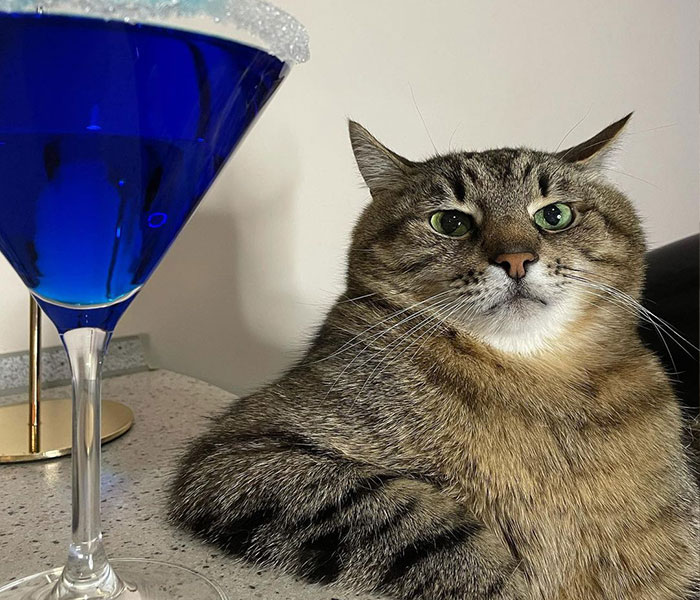
#> input picture gatinho.jpg, 700 x 600 px
$ jupyter execute mainEsteganografia.ipynb   (shell and % lines are left out)
#> lines starting #> are read from the running program, lines starting #| are printed output that depends on the picture
<a href="https://colab.research.google.com/github/Luisaarf/EsteganografiaPython/blob/main/mainEsteganografia.ipynb" target="_parent"></a>

Aluna: Luísa Rodrigues Foppa
31/05/2022

O objetivo do trabalho da M2.2 é trabalhar com esteganografia em imagens. Dada uma imagem, devem ser implementados os algoritmos para esconder uma mensagem e para ler uma mensagem escondida.

Essa mensagem deve ser escondida no último bit da cor vermelha (não precisa trabalhar com binários, somente com valores pares e ímpares) e deve ser retirada uma mensagem de lá.

Precisam ser criadas duas funções: uma que crie uma lista de inteiros (com valores de 0 ou 1) composta pelos últimos dígitos da cor vermelha da imagem; a outra função dever receber uma lista de inteiros como parâmetro e alterar o último bit da cor vermelha da imagem para cada elemento. Lembre-se que a lista não vai ser grande o suficiente para toda a imagem, então altere a imagem só até a mensagem terminar.

Não precisam se preocupar com a conversão da mensagem de texto para a lista de bits e nem o contrário, abaixo já existem essas duas funções prontas: `gerar_mensagem()` recebe uma string por parâmetro e gera uma lista de inteiros e `converter_mensagem()` recebe uma lista de inteiros e gera uma mensagem.

**O trabalho deve utilizar essas duas funções, para o trabalho feito sem elas será atribuída nota 0.**

[cell 1]
#conectar ao drive
from google.colab import drive
drive.mount('/content/drive')

[cell 2]
%cd /content/drive/MyDrive/Github/

[cell 3]
username = "Luisaarf"
git_token = "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"
repository = "EsteganografiaPython"

[cell 4]
#importando as bibliotecas
import numpy as np
import cv2
from google.colab.patches import cv2_imshow

[cell 5]
#escondendo a mensagem
def bitfield(n):
    return [int(digit) for digit in bin(n)[2:]]

def gerar_mensagem(mensagem):
    lista = []
    for m in mensagem:
        val = ord(m)
        bits = bitfield(val)

        if len(bits) < 8:
            for a in range(8-len(bits)):
                bits.insert(0,0)
        lista.append(bits)
    arr = np.array(lista)
    arr = arr.flatten()
    return arr


def converter_mensagem(saida):
    bits = np.array(saida)
    mensagem_out = ''
    bits = bits.reshape((int(len(saida)/8), 8))
    for b in bits:
        sum = 0
        for i in range(8):
            sum += b[i]*(2**(7-i))
        mensagem_out += chr(sum)
    return mensagem_out

texto = "And if I only could, I'd make a deal with God, And I'd get him to swap our places"
arrayBits = gerar_mensagem(texto)
print(texto)
print(arrayBits)
textoTraduzido = converter_mensagem(arrayBits)
print(len(arrayBits))
tamanhomsg = len(arrayBits)
print(textoTraduzido)

[cell 6]
img = cv2.imread('gatinho.jpg')  #carrega o gatinho na variável img
#> img is the input picture: shape (600, 700, 3); mean B, G, R 112.7, 113.8, 120

img_gato = img.copy() #cria uma cópia da imagem do gato e armazena em img_gato

caradogato = img_gato[150:330, 370:600] #faz um recorte na imagem e armazena na var caradogato
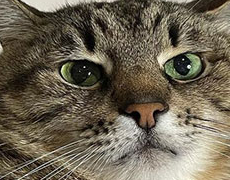
#> caradogato: shape (180, 230, 3); mean B, G, R 83.3, 100.3, 109.2
caradogatobluegreen = caradogato.copy()
caradogatobluegreen[:, :, 2] = 0
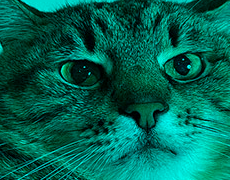
#> caradogatobluegreen: shape (180, 230, 3); mean B, G, R 83.3, 100.3, 0
cv2_imshow(caradogato) #mostra a imagem recortada
print(caradogato.shape) #pega as medidas da imagem e o número de canais (3)
#| (180, 230, 3)

print()
cv2_imshow(caradogatobluegreen) #mostra a imagem com o canal vermelho zerado
print(caradogatobluegreen.shape)
#| (180, 230, 3)


TIRAVERM = caradogato.copy()
TIRAVERDE = caradogato.copy()
TIRAAZUL = caradogato.copy()
TIRAAZUL[:,:,0]=0.0
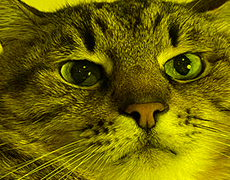
#> TIRAAZUL: shape (180, 230, 3); mean B, G, R 0, 100.3, 109.2
TIRAVERDE[:,:,1]=0.0
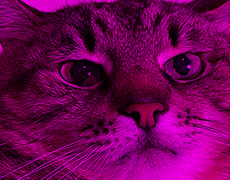
#> TIRAVERDE: shape (180, 230, 3); mean B, G, R 83.3, 0, 109.2
TIRAVERM[:,:,2]=0.0

(imgAzul, imgVerde, imgVerm) = cv2.split(caradogato)
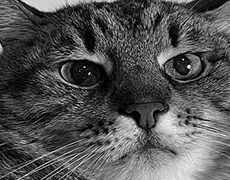
#> imgAzul: shape (180, 230); min 0, max 253, mean 83.3
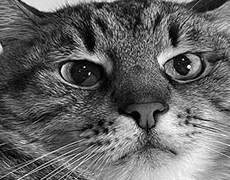
#> imgVerde: shape (180, 230); min 0, max 255, mean 100.3
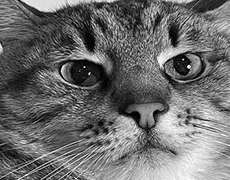
#> imgVerm: shape (180, 230); min 0, max 255, mean 109.2

zerosverm = np.zeros(caradogato.shape[:2], dtype="uint8")

cv2_imshow( cv2.merge([zerosverm, zerosverm, imgVerm])) #mostra a imagem só com os valores do vermelho
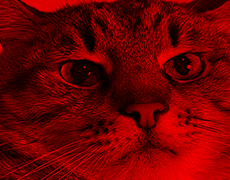
#> shown: shape (180, 230, 3); mean B, G, R 0, 0, 109.2

#imgVerm = cv2.merge([zerosverm, zerosverm, imgVerm])

#cv2_imshow(imgVerm + imgAzul + imgVerde)

print(imgVerm.shape) #mostra a imagem recortada
#| (180, 230)
#Array só com os valores do vermelho do BGR
imgVermAr = imgVerm.flatten() #aqui ele pega os valores e transforma em um array
print(imgVermAr)
#> (printed output is left out)

[cell 7]
#declaração de variáveis
binverm = []
traduzidabin = []

def Par(n):
  n = int(n) #transforma em int novamente
  if (n %2) == 0: #se a divisão por 2 tem o resto como 0
        return True #retorna true
  else: #se não
        return False #retorna false

def DigVerm(a):
  # a = imgVermAr
  # aqui o objetivo é
  #criar uma lista de inteiros(0 ou 1) composta pelos últimos dígitos da cor vermelha da imagem
  #acabei por arredondar todos números para baixo

  print('Vermelho na imagem original:')
  print(imgVermAr)
#> (printed output is left out)

  #aqui abaixo faremos: se o número da lista for par devemos somar 1 para ele virar impar e se for impar devemos subtrair para virar par

  for i in imgVermAr:  #para todos os elementos da listastring
    numpar = Par(i) #cada elemento passa por uma função que retorna um dado true ou false para se o número é par
    if numpar == True: # e se for par
        #i = i + 1
        i = 0
        binverm.append(i) # adiciona esse valor em uma nova lista
    if numpar == False:
        #i = i - 1
        i = 1
        binverm.append(i) # adiciona esse valor em uma nova lista
#> this loop made 41400 passes
#> numpar on passes 1 to 12: False, True, True, False, False, True, False, False, True, False, True, False
#> numpar on pass 20: True
#> after the loop, binverm = 41400 items

  print('Lista do ultimo digito do vermelho')
  print(binverm) #ver o resultado da lista nova
#> (printed output is left out)
  print(len(binverm))

def TraducaoBin():

  #variável para ver o índice depois
  ind = 0
  x = 2

  for i in binverm:
    if x == 2:
      ind = 0
    else:
      ind += 1
    x = 1
    if ind < tamanhomsg:
        valorind = arrayBits[ind]
        traduzidabin.append(valorind)
    if ind > tamanhomsg:
      traduzidabin.append(i)
#> this loop made 41400 passes
#> (i, valorind) on passes 2 to 13: (0, 1), (0, 0), (1, 0), (1, 0), (0, 0), (1, 0), (1, 1), (0, 0), (1, 1), (0, 1), (1, 0), (1, 1)
#> valorind on passes 1, 61, 62, 63, 64, 65: 0, 1, 0, 0, 1, 0
#> after the loop, traduzidabin = 41399 items

  print('Lista da mensagem:')
  print(arrayBits)
  print('Lista com a mensagem:')
  print(traduzidabin)

DigVerm(imgVermAr) #primeiro ele chama a função DigVerm usando como parametro o array de valores em vermelho
TraducaoBin() #chama a função Traducao para colocar a mensagem secreta no binverm
#parametros arrayBits (mensagem secreta) e listanova (lista de valores vermelhor terminando com 1 ou 0)

[cell 8]
ComMensagem = []

def Traducao():
   z= 2
   for i in imgVermAr:
    if z == 2:
      ind = 0
    else:
      ind += 1
    z = 1
    if ind < tamanhomsg:
      if binverm[ind] == traduzidabin[ind]:
        ComMensagem.append(i)
      else:
        if traduzidabin[ind] == 1 :
          i = i - 1
          ComMensagem.append(i)
        if traduzidabin[ind] == 0 :
          i = i + 1
          ComMensagem.append(i)
    if ind >= tamanhomsg:
      ComMensagem.append(i)
#> this loop made 41400 passes
#> i on passes 1 to 12: 148, 113, 110, 116, 120, 126, 112, 91, 82, 85, 99, 118

   print(ComMensagem)
   print(len(ComMensagem))
   print(len(imgVermAr))
      #traduzidabin[ind] #com a mensagem
      #binverm[ind] #ultimo digito


Traducao()

[cell 9]
ComMensagemArray= np.array(ComMensagem) #Transforma a lista ComMensagem em um Numpy Array

print('Informações sobre o array com a mensagem escondida:')
print(ComMensagemArray) #Mostra o array
print(type(ComMensagemArray)) #mostra o tipo do array
print(ComMensagemArray.shape) # mostra o shape do array
print('-------------------------------------------------------')

ComMensagemArray = np.reshape(ComMensagemArray, (180, 230))

print('Informações sobre o array após o reshape (180,230):')

print(ComMensagemArray.shape)

print(ComMensagemArray)


print('-------------------------------------------------------')

ComMensagemArray = ComMensagemArray.astype('uint8')  #muda o tipo do array para uint8

cv2.resize(ComMensagemArray, (180,230),interpolation=cv2.INTER_NEAREST)

#imgMensEsc= im.fromarray(ComMensagemArray ) #transforma o array em imagem
cv2.imwrite('gatinhocommensagempb.png', ComMensagemArray)

#imgMensEsc.save("gatinhocommensagempb.jpg")  #salva a imagem
#a imagem fica preta e branca pq os valores do azul e do verde ficam iguais a do vermelho

#imgMensEsc = cv2.imread('gatinhocommensagempb.jpg') #le o arquivo da imagem
imgMensEsc = cv2.imread('gatinhocommensagempb.png')
#> imgMensEsc: shape (180, 230, 3); min 0, max 255, mean 109.2

print('Canal vermelho imagem preta e branca ')
print(imgMensEsc[:,:,2])

print('Imagem com mensagem preta e branca: ')
cv2_imshow(imgMensEsc) #imagem com a mensagem escondida
print(' ')

print('Imagem com valores vermelhos zerados: ')
cv2_imshow(caradogatobluegreen) #imagem do gato só com valores azuis e verdes
juncaoimagens = caradogatobluegreen.copy()#cria uma cópia da imagem

print('-------------------------------------------------------')

imgMensEsc[:,:,0] = 0.0 #zera os valores azuis da imagem
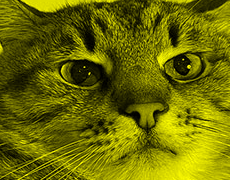
#> imgMensEsc: shape (180, 230, 3); mean B, G, R 0, 109.2, 109.2
imgMensEsc[:,:,1] = 0.0 #zera os valores verdes da imagem
juncaoimagens[:, :, 2] = imgMensEsc[:, :, 2]  #a cópia da imagem do gato com valores azuis zerados...
#...ganha os valores vermelhos da imagem com mensagem


#valores da imagem em azul e vermelho para visualização
print('Valores da imagem com mensagem, respectivamente azul e vermelho: ')
print(imgMensEsc[:,:,2])

print('-------------------------------------------------------')

print('Imagem toda vermelha já que os valores do azul e verde estão zerados: ')
cv2_imshow(imgMensEsc)  #imagem toda vermelha

print('-------------------------------------------------------')

tentativa = juncaoimagens.copy()

tentativavermelho = tentativa[:,:,2]

#a imagem que antes só tinha azul e verde passa a ganhar valores vermelhos com a mensagem dentro


print('Imagem colorida com mensagem no ultimo bit da cor vermelha ')
cv2_imshow(juncaoimagens)
juncaoimagens = juncaoimagens.astype('uint8')
cv2.imwrite('gatinhocommensagemcolorida.png', juncaoimagens)
#> Out = True

[cell 10]
listaconferencia = []
mensagemdesvendada = []
testeimgvermar2 = []


def Par(n):
  n = int(n) #transforma em int novamente
  if (n %2) == 0: #se a divisão por 2 tem o resto como 0
        return True #retorna true
  else: #se não
        return False #retorna false


imgnova = cv2.imread('gatinhocommensagemcolorida.png')

#(imgAzul2, imgVerde2, imgVerm2) = cv2.split(imgnova)
#print(imgVerm2);;;;;;;;;;

imgVerm2 = imgnova[:,:,2]

imgVermAr2 = imgVerm2.flatten() #aqui ele pega os valores e transforma em um array
for i in imgVermAr2:
  testeimgvermar2.append(i)
#> this loop made 41400 passes
#print(imgVermAr2)

print(testeimgvermar2)

z = 2

print('-------------------------------------------------------')

for i in imgVermAr2:
  if z == 2:
    ind = 0
  else:
    ind += 1
  z = 1
  if ind  < tamanhomsg :
    listaconferencia.append(i)

#print(listaconferencia)
#print(len(listaconferencia))

for i in listaconferencia:
  par = Par(i) #cada elemento passa por uma função que retorna um dado true ou false para se o número é par
  if par == True: # e se for par
      i = 0
      mensagemdesvendada.append(i) # adiciona esse valor em uma nova lista
  if par == False: #se não for par
      i = 1
      mensagemdesvendada.append(i) # adiciona esse valor em uma nova lista
#> this loop made 648 passes

mensagemdesvendada = np.array(mensagemdesvendada)
print('Mensagem desvendada em bits:')
print(mensagemdesvendada)

print('Tamanho da mensagem desvendada:')
print(len( mensagemdesvendada))


def converter_mensagem2(saida):
    bits2 = np.array(saida)
    mensagem_out2 = ''
    bits2 = bits2.reshape((int(len(saida)/8), 8))
    for b in bits2:
        sum = 0
        for i in range(8):
            sum += b[i]*(2**(7-i))
        mensagem_out2 += chr(sum)
#> this loop made 81 passes
#> b on passes 1 to 12: [0, 1, 0, 0, 0, 0, 0, 1], [0, 1, 1, 0, 1, 1, 1, 0], [0, 1, 1, 0, 0, 1, 0, 0], [0, 0, 1, 0, 0, 0, 0, 0], [0, 1, 1, 0, 1, 0, 0, 1], [0, 1, 1, 0, 0, 1, 1, 0], [0, 0, 1, 0, 0, 0, 0, 0], [0, 1, 0, 0, 1, 0, 0, 1], [0, 0, 1, 0, 0, 0, 0, 0], [0, 1, 1, 0, 1, 1, 1, 1], [0, 1, 1, 0, 1, 1, 1, 0], [0, 1, 1, 0, 1, 1, 0, 0]
    return mensagem_out2

textoTraduzido2 = converter_mensagem2(mensagemdesvendada)
print(textoTraduzido2)
